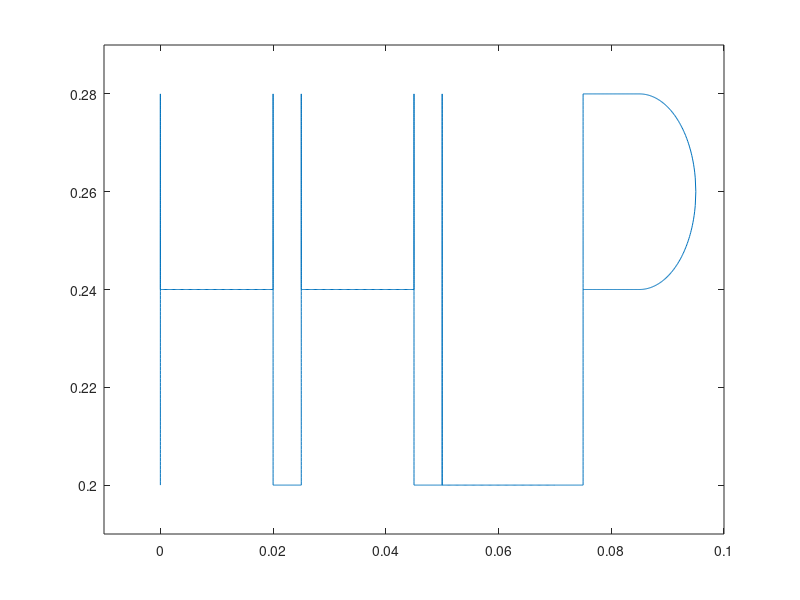

Reproduce this figure in MATLAB.
% Robotics ------ Group Project ------ STAUBLI TS40
% Class: DT_01 --- Semester: 213
% Lecture: PhD. Pham Cong Bang
% Group: Heroes Honor
% Student: Hong Duc Linh (Leader)
%          Phan Trung Hieu
%          Pham Manh Huy
%          Le Quy Phuong
% Note: Run Summary_DataFile.m first
% Last modified date: 2022, Aug, 11

%% Hieu
t1 = linspace(0,10,100);
x1 = linspace(0, 0, 100);
y1 = linspace(0.2, 0.28, 100);
z1 = linspace(0.2, 0.2, 100);

t2 = t1 + 10;
x2 = linspace(0, 0, 100);
y2 = linspace(0.28, 0.24, 100);
z2 = [linspace(0.2, 0.1, 50) linspace(0.1, 0.2, 50)];

t3 = t2 + 10;
x3 = linspace(0, 0.04, 100);
y3 = linspace(0.24, 0.24, 100);
z3 = z1;

t4 = t3 + 10;
x4 = linspace(0.04, 0.04, 100);
y4 = linspace(0.24, 0.28, 100);
z4 = z2;

t5 = t4 + 10;
x5 = linspace(0.04, 0.04, 100);
y5 = linspace(0.28, 0.2, 100);
z5 = z1;
%% Space
t6 = t5 + 10;
x6 = linspace(0.04, 0.05, 100);
y6 = linspace(0.2, 0.2, 100);
z6 = z2;
%% Huy
t7 = t6 + 10;
x7 = linspace(0.05, 0.05, 100);
y7 = linspace(0.2, 0.28, 100);
z7 = z1;

t8 = t7 + 10;
x8 = linspace(0.05, 0.05, 100);
y8 = linspace(0.28, 0.24, 100);
z8 = z2;

t9 = t8 + 10;
x9 = linspace(0.05, 0.09, 100);
y9 = linspace(0.24, 0.24, 100);
z9 = z1;

t10 = t9 + 10;
x10 = linspace(0.09, 0.09, 100);
y10 = linspace(0.24, 0.28, 100);
z10 = z2;

t101 = t10 + 10;
x101 = linspace(0.09, 0.09, 100);
y101 = linspace(0.28, 0.2, 100);
z101 = z1;
%% Space
t11 = t101 + 10;
x11 = linspace(0.09, 0.1, 100);
y11 = linspace(0.2, 0.2, 100);
z11 = z2;
%% Linh
t12 = t11 + 10;
x12 = linspace(0.1, 0.1, 100);
y12 = linspace(0.2, 0.28, 100);
z12 = z1;

t13 = t12 + 10;
x13 = linspace(0.1, 0.1, 100);
y13 = linspace(0.28, 0.2, 100);
z13 = z2;

t14 = t13 + 10;
x14 = linspace(0.1, 0.14, 100);
y14 = linspace(0.2, 0.2, 100);
z14 = z1;
%% Space
t15 = t14 + 10;
x15 = linspace(0.14, 0.15, 100);
y15 = linspace(0.2, 0.2, 100);
z15 = z2;
%% Phuong
t16 = t15 + 10;
x16 = linspace(0.15, 0.15, 100);
y16 = linspace(0.2, 0.28, 100);
z16 = z1;

t17 = t16 + 10;
x17 = linspace(0.15, 0.17, 100);
y17 = linspace(0.28, 0.28, 100);
z17 = z1;

t181 = t17 + 10;
x181 = linspace(0.17, 0.19, 100);
y181 = sqrt(0.02^2 - (x181 - 0.17).^2) + 0.26;
z181 = z1;

t182 = t17 + 20;
x182 = linspace(0.19, 0.17, 100);
y182 = 0.26 - sqrt(0.02^2 - (x182 - 0.17).^2);
z182 = z1;

t19 = t182 + 10;
x19 = linspace(0.17, 0.15, 100);
y19 = linspace(0.24, 0.24, 100);
z19 = z1;
%% Full names
t = [t1 t2 t3 t4 t5 t6 t7 t8 t9 t10 t101 t11 t12 t13 t14 t15 t16 t17 t181 t182 t19];
x = [x1 x2 x3 x4 x5 x6 x7 x8 x9 x10 x101 x11 x12 x13 x14 x15 x16 x17 x181 x182 x19]/2; % Div 2 for scale 
y = [y1 y2 y3 y4 y5 y6 y7 y8 y9 y10 y101 y11 y12 y13 y14 y15 y16 y17 y181 y182 y19];
z = [z1 z2 z3 z4 z5 z6 z7 z8 z9 z10 z101 z11 z12 z13 z14 z15 z16 z17 z181 z182 z19];

%% Video drawing
plot(x,y);
xlim([-0.01,0.1]);
ylim([0.19, 0.29]);


